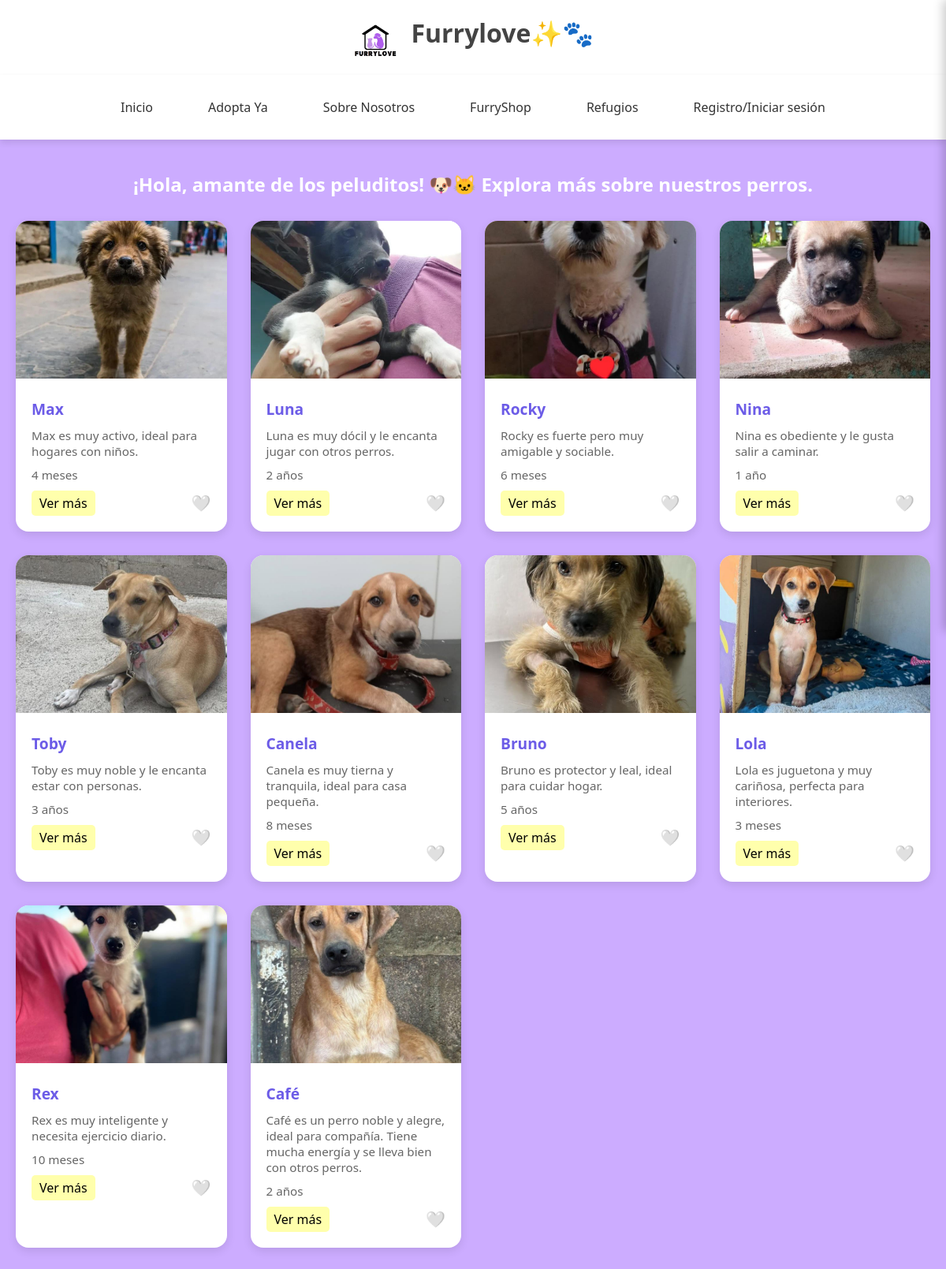
Page /perros.php on the committed database.
### tables this page shows
CREATE TABLE `perros` (
  `id_mascota` int(11) NOT NULL,
  `nombre` varchar(50) DEFAULT NULL,
  `genero` enum('Macho','Hembra') DEFAULT NULL,
  `edad` varchar(20) DEFAULT NULL,
  `peso` varchar(10) DEFAULT NULL,
  `raza` varchar(50) DEFAULT NULL,
  `tamaño` enum('Pequeño','Mediano','Grande') DEFAULT NULL,
  `descripcion` text DEFAULT NULL,
  `refugio` varchar(100) DEFAULT NULL,
  `telefono` varchar(20) DEFAULT NULL,
  `imagen_url` varchar(255) DEFAULT NULL
);

### perros.php (the view, shortened to what this page needs)
<!DOCTYPE html>
<html lang="es">
<head>
  <link rel="stylesheet" href="navbar.css">
  <link rel="stylesheet" href="perros.css">
</head>
<body>
<div style="text-align: center; padding: 20px; background-color: white;">
  <img src="imagenes/logo.png" alt="Logo FurryFriends" style="height: 50px; vertical-align: middle; margin-right: 10px;">
  <span style="font-size: 32px; color: #444; font-weight: 600;">
     Furrylove✨🐾
  </span>
</div>
<nav>
  <div class="navbar">
    <a href="index.php">Inicio</a>
    <a href="perrosGatos.html">Adopta Ya</a>
    <a href="nosotros.html">Sobre Nosotros</a>
    <a href="furryshop.php">FurryShop</a>
    <a href="refugios.php" class="active-link">Refugios</a>
    <a href="registro.php">Registro/Iniciar sesión</a>
  </div>
</nav>
<div class="container">
  <h2 style="text-align:center; margin-bottom:30px;">
    ¡Hola, amante de los peluditos! 🐶🐱 Explora más sobre nuestros perros.
  </h2>
  <div class="products">
    <?php
  include("conexion.php");
  $sql = "SELECT * FROM perros";
$resultado = $conexion->query($sql);
    if ($resultado->num_rows > 0) {
        while ($fila = $resultado->fetch_assoc()) {
            echo '<div class="product-card">';
            echo '<img src="imagenes/' . htmlspecialchars($fila["imagen_url"]) . '" alt="Mascota">';
            echo '<div class="product-info">';
            echo '<h3>' . htmlspecialchars($fila['nombre']) . '</h3>';
            echo '<p>' . htmlspecialchars($fila['descripcion']) . '</p>';
            echo '<p class="edad">' . htmlspecialchars($fila['edad'],) . '</p>';
            echo '<div class="actions">';
             echo '<a href="ver_mas_perros.php?id=' . $fila['id_mascota'] . '" class="btn-vermas" style="padding: 5px 10px; background-color: #ffffac; color: black; border: none; border-radius: 5px; text-decoration: none;">Ver más</a>';
            echo '<button class="like-btn" onclick="toggleLike(this)" style="background: none; border: none; font-size: 20px; cursor: pointer;">🤍</button>';
            echo '</div>';
            echo '</div>';
            echo '</div>';
        }
    } else {
        echo '<p>No hay productos disponibles.</p>';
    }
    ?>
  </div>
</div>
</body>
</html>

### navbar.css (style rules this page uses)
nav { background-color: #ffffff; padding: 15px 40px; box-shadow: 0 4px 8px rgba(0,0,0,0.1); display: flex; align-items: center; justify-content: center; position: relative; }
.navbar { display: flex; gap: 25px; align-items: center; }
.navbar a { text-decoration: none; color: #333; font-weight: 500; padding: 8px 15px; border-radius: 6px; transition: all 0.3s ease; }
.navbar a.active-link { background-color: transparent; color: #333; box-shadow: none; }

### perros.css (style rules this page uses)
* { box-sizing: border-box; margin: 0; padding: 0; }
body { font-family: 'Segoe UI', Tahoma, Geneva, Verdana, sans-serif; background-color: #ccacff; color: #333; }
nav { background-color: #ffffff; padding: 20px 40px; box-shadow: 0 4px 8px rgba(0, 0, 0, 0.1); }
.navbar { display: flex; justify-content: center; gap: 30px; }
.navbar a { text-decoration: none; color: #333; font-weight: 500; padding: 10px 20px; border-radius: 8px; transition: all 0.3s ease; }
.container { padding: 40px 20px; max-width: 1200px; margin: auto; }
.container h2 { color: white ; }
.products { display: grid; grid-template-columns: repeat(auto-fit, minmax(250px, 1fr)); gap: 30px; }
.product-card { background-color: white; border-radius: 16px; box-shadow: 0 4px 12px rgba(0, 0, 0, 0.1); overflow: hidden; transition: transform 0.3s; position: relative; }
.product-card img { width: 100%; height: 200px; object-fit: cover; }
.product-info { padding: 20px; }
.product-info h3 { margin-bottom: 10px; font-size: 1.2rem; color: #6c5ce7; }
.product-info p { font-size: 0.95rem; color: #666; margin-bottom: 10px; }
.actions { display: flex; justify-content: space-between; }

### rows in the picture
perros: imagen_url (picture), nombre "Max", descripcion "Max es muy activo, ideal para hogares con niños.", edad "4 meses"
perros: imagen_url (picture), nombre "Luna", descripcion "Luna es muy dócil y le encanta jugar con otros perros.", edad "2 años"
perros: imagen_url (picture), nombre "Rocky", descripcion "Rocky es fuerte pero muy amigable y sociable.", edad "6 meses"
perros: imagen_url (picture), nombre "Nina", descripcion "Nina es obediente y le gusta salir a caminar.", edad "1 año"
perros: imagen_url (picture), nombre "Toby", descripcion "Toby es muy noble y le encanta estar con personas.", edad "3 años"
perros: imagen_url (picture), nombre "Canela", descripcion "Canela es muy tierna y tranquila, ideal para casa pequeña.", edad "8 meses"
perros: imagen_url (picture), nombre "Bruno", descripcion "Bruno es protector y leal, ideal para cuidar hogar.", edad "5 años"
perros: imagen_url (picture), nombre "Lola", descripcion "Lola es juguetona y muy cariñosa, perfecta para interiores.", edad "3 meses"
perros: imagen_url (picture), nombre "Rex", descripcion "Rex es muy inteligente y necesita ejercicio diario.", edad "10 meses"
perros: imagen_url (picture), nombre "Café", descripcion "Café es un perro noble y alegre, ideal para compañía. Tiene mucha energía y se lleva bien con otros perros.", edad "2 años"
